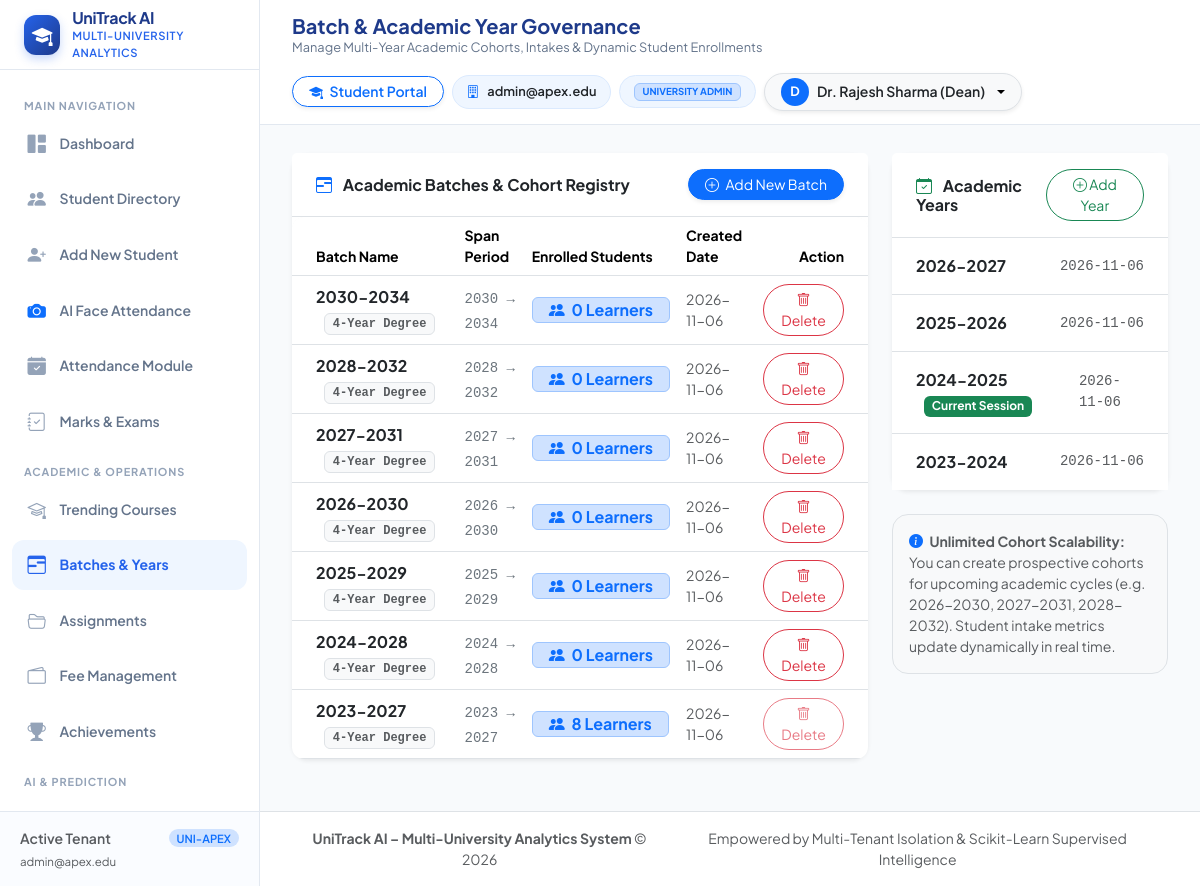
The page /batches (signed in) on the database its author committed.
### tables this page shows
CREATE TABLE batches (
            id INTEGER PRIMARY KEY AUTOINCREMENT,
            university_id TEXT NOT NULL,
            name TEXT NOT NULL, -- e.g. '2024-2028', '2025-2029', '2026-2030'
            start_year INTEGER NOT NULL,
            end_year INTEGER NOT NULL,
            created_at TIMESTAMP DEFAULT CURRENT_TIMESTAMP,
            UNIQUE(university_id, name),
            FOREIGN KEY (university_id) REFERENCES universities (id) ON DELETE CASCADE
        );

CREATE TABLE academic_years (
            id INTEGER PRIMARY KEY AUTOINCREMENT,
            university_id TEXT NOT NULL,
            name TEXT NOT NULL, -- e.g. '2024-2025', '2025-2026'
            is_current INTEGER DEFAULT 1,
            created_at TIMESTAMP DEFAULT CURRENT_TIMESTAMP,
            UNIQUE(university_id, name),
            FOREIGN KEY (university_id) REFERENCES universities (id) ON DELETE CASCADE
        );

### Student_Performance_Analytics/app.py (the view)
@app.route('/batches')
@login_required
@roles_required('university_admin', 'super_admin')
def batches_view():
    uni_id = get_current_university_id()
    batches = TenantService.get_batches(uni_id)
    academic_years = TenantService.get_academic_years(uni_id)
    return render_template('batches.html', active_page='batches', batches=batches, academic_years=academic_years)

### Student_Performance_Analytics/app.py (called while the page is built)
@app.context_processor
def inject_global_template_vars():
    return {
        'current_user': get_current_user(),
        'csrf_token': generate_csrf_token,
        'generate_csrf_token': generate_csrf_token,
        'today': datetime.date.today().strftime('%Y-%m-%d')
    }

@app.before_request
def csrf_protection_hook():
    if app.config.get('TESTING'):
        return
    exempt_paths = ['/api/status', '/api/predict']
    if request.path not in exempt_paths:
        validate_csrf()

### Student_Performance_Analytics/auth.py (called while the page is built, shortened)
def generate_csrf_token():
    if '_csrf_token' not in session:
        session['_csrf_token'] = secrets.token_hex(32)
    return session['_csrf_token']

def validate_csrf():
    if request.method in ['POST', 'PUT', 'DELETE', 'PATCH']:
        token = (
            request.headers.get('X-CSRFToken') or
            request.form.get('csrf_token') or
            (request.is_json and request.get_json(silent=True) and request.get_json(silent=True).get('csrf_token'))
        )
        expected_token = session.get('_csrf_token')
        if not expected_token or not token or token != expected_token:
            log_audit_event('CSRF_VALIDATION_FAILED', f"Path: {request.path}")
            if request.is_json:
                abort(403, description="CSRF token validation failed or missing.")
            flash("Security check failed (CSRF token missing or expired). Please try again.", "danger")
            abort(403)

def get_current_user():
    return session.get('user')

def login_required(f):
    @functools.wraps(f)
    def decorated_function(*args, **kwargs):
        if not session.get('user'):
            flash("Please log in to access this page.", "warning")
            return redirect(url_for('login_view', next=request.path))
        return f(*args, **kwargs)
    return decorated_function

def roles_required(*allowed_roles):
    def decorator(f):
        @functools.wraps(f)
        def decorated_function(*args, **kwargs):
            user = session.get('user')
            if not user:
                flash("Please log in to continue.", "warning")
                return redirect(url_for('login_view', next=request.path))
            return f(*args, **kwargs)
        return decorated_function
    return decorator

def get_current_university_id():
    user = session.get('user')
    if not user:
        return None
    return user.get('university_id')

### Student_Performance_Analytics/templates/batches.html (shortened to what this page needs)
{% extends "base.html" %}
{% block page_title %}Batch & Academic Year Governance{% endblock %}
{% block page_subtitle %}Manage Multi-Year Academic Cohorts, Intakes & Dynamic Student Enrollments{% endblock %}
{% block content %}
<div class="row g-4">
    <div class="col-lg-8">
        <div class="card border-0 shadow-sm rounded-4 mb-4">
            <div class="card-header bg-white border-bottom py-3 px-4 d-flex justify-content-between align-items-center">
                <h6 class="fw-bold mb-0 text-dark">
                    <i class="bi bi-calendar3-range text-primary me-2"></i> Academic Batches & Cohort Registry
                </h6>
                <button class="btn btn-primary btn-sm rounded-pill px-3 shadow-sm" data-bs-toggle="modal" data-bs-target="#addBatchModal">
                    <i class="bi bi-plus-circle me-1"></i> Add New Batch
                </button>
            </div>
            <div class="card-body p-0">
                <div class="table-responsive">
                    <table class="table table-hover align-middle mb-0">
                        <thead class="bg-light small text-secondary">
                            <tr>
                                <th class="ps-4">Batch Name</th>
                                <th>Span Period</th>
                                <th>Enrolled Students</th>
                                <th>Created Date</th>
                                <th class="pe-4 text-end">Action</th>
                            </tr>
                        </thead>
                        <tbody>
                            {% for b in batches %}
                            <tr>
                                <td class="ps-4">
                                    <strong class="text-dark fs-6">{{ b.name }}</strong>
                                    <span class="badge bg-light text-muted border font-monospace ms-2">4-Year Degree</span>
                                </td>
                                <td>
                                    <span class="small font-monospace text-secondary">{{ b.start_year }} &rarr; {{ b.end_year }}</span>
                                </td>
                                <td>
                                    <span class="badge bg-primary-subtle text-primary border border-primary-subtle px-3 py-1 fs-6">
                                        <i class="bi bi-people-fill me-1"></i> {{ b.enrolled_count }} Learners
                                    </span>
                                </td>
                                <td class="small text-muted">{{ b.created_at[:10] }}</td>
                                <td class="pe-4 text-end">
                                    <form method="POST" action="{{ url_for('batch_delete', batch_id=b.id) }}" onsubmit="return confirm('Are you sure you want to delete batch {{ b.name }}?');" class="d-inline">
                                        <button type="submit" class="btn btn-outline-danger btn-sm rounded-pill px-3" {% if b.enrolled_count > 0 %}title="Cannot delete non-empty batch" disabled{% endif %}>
                                            <i class="bi bi-trash"></i> Delete
                                        </button>
                                    </form>
                                </td>
                            </tr>
                            {% else %}
                            <tr><td colspan="5" class="text-center py-4 text-muted">No academic batches created yet.</td></tr>
                            {% endfor %}
                        </tbody>
                    </table>
                </div>
            </div>
        </div>
    </div>
    <div class="col-lg-4">
        <div class="card border-0 shadow-sm rounded-4 mb-4">
            <div class="card-header bg-white border-bottom py-3 px-4 d-flex justify-content-between align-items-center">
                <h6 class="fw-bold mb-0 text-dark">
                    <i class="bi bi-calendar-check text-success me-2"></i> Academic Years
                </h6>
                <button class="btn btn-outline-success btn-sm rounded-pill px-3" data-bs-toggle="modal" data-bs-target="#addAyModal">
                    <i class="bi bi-plus-circle"></i> Add Year
                </button>
            </div>
            <div class="card-body p-0">
                <div class="list-group list-group-flush">
                    {% for ay in academic_years %}
                    <div class="list-group-item px-4 py-3 d-flex justify-content-between align-items-center">
                        <div>
                            <strong class="text-dark">{{ ay.name }}</strong>
                            {% if ay.is_current %}
                                <span class="badge bg-success ms-2">Current Session</span>
                            {% endif %}
                        </div>
                        <span class="small text-muted font-monospace">{{ ay.created_at[:10] }}</span>
                    </div>
                    {% else %}
                    <div class="text-center py-4 text-muted small">No academic years listed.</div>
                    {% endfor %}
                </div>
            </div>
        </div>
        <div class="p-3 bg-light rounded-4 border small text-muted">
            <i class="bi bi-info-circle-fill text-primary me-1"></i>
            <strong>Unlimited Cohort Scalability:</strong> You can create prospective cohorts for upcoming academic cycles (e.g. 2026-2030, 2027-2031, 2028-2032). Student intake metrics update dynamically in real time.
        </div>
    </div>
</div>
{% endblock %}

### Student_Performance_Analytics/static/css/style.css (style rules this page uses)
:root { --bg-main: #FFFFFF; --bg-canvas: #F8FAFC; --primary-blue: #2563EB; --primary-blue-hover: #1D4ED8; --dark-blue: #1E3A8A; --light-blue: #EFF6FF; --light-blue-hover: #DBEAFE; --text-primary: #172554; --text-secondary: #64748B; --text-muted: #94A3B8; --border-color: #E2E8F0; --border-subtle: #F1F5F9; --card-bg: #FFFFFF; --card-shadow: 0 4px 14px 0 rgba(30, 58, 138, 0.05), 0 1px 3px 0 rgba(0, 0, 0, 0.02); --card-shadow-hover: 0 10px 25px -3px rgba(37, 99, 235, 0.12), 0 4px 6px -2px rgba(0, 0, 0, 0.04); --danger-red: #DC2626; --danger-bg: #FEF2F2; --warning-orange: #D97706; --warning-bg: #FFFBEB; --success-green: #059669; --success-bg: #ECFDF5; --accent-purple: #7C3AED; --accent-purple-bg: #F5F3FF; --sidebar-width: 260px; --topbar-height: 70px; --radius-sm: 8px; --radius-md: 12px; --radius-lg: 16px; --radius-pill: 9999px; --transition: all 0.25s cubic-bezier(0.4, 0, 0.2, 1); }
* { box-sizing: border-box; margin: 0; padding: 0; }
body { font-family: 'Plus Jakarta Sans', -apple-system, BlinkMacSystemFont, 'Segoe UI', Roboto, sans-serif; background-color: var(--bg-canvas); color: var(--text-primary); min-height: 100vh; overflow-x: hidden; line-height: 1.5; }
.card { background: var(--card-bg); border: 1px solid var(--border-color); border-radius: var(--radius-lg); box-shadow: var(--card-shadow); transition: var(--transition); }
.table-responsive { border-radius: var(--radius-md); }

### rows shown on the page
batches: name "2030-2034", start_year "2030", end_year "2034", enrolled_count "0", created_at "2026-11-06"
batches: name "2028-2032", start_year "2028", end_year "2032", enrolled_count "0", created_at "2026-11-06"
batches: name "2027-2031", start_year "2027", end_year "2031", enrolled_count "0", created_at "2026-11-06"
batches: name "2026-2030", start_year "2026", end_year "2030", enrolled_count "0", created_at "2026-11-06"
batches: name "2025-2029", start_year "2025", end_year "2029", enrolled_count "0", created_at "2026-11-06"
batches: name "2024-2028", start_year "2024", end_year "2028", enrolled_count "0", created_at "2026-11-06"
batches: name "2023-2027", start_year "2023", end_year "2027", enrolled_count "8", created_at "2026-11-06"
academic_years: name "2026-2027", created_at "2026-11-06"
academic_years: name "2025-2026", created_at "2026-11-06"
academic_years: name "2024-2025", is_current "Current Session", created_at "2026-11-06"
academic_years: name "2023-2024", created_at "2026-11-06"

### other values the page prints
{{ current_user.university_name if current_user else 'UniTrack Global' }} "admin@apex.edu"
{{ current_user.university_name }} "admin@apex.edu"
{{ current_user.role.replace('_', ' ') }} "UNIVERSITY ADMIN"
{{ current_user.full_name[:1] }} "D"
{{ current_user.full_name }} "Dr. Rajesh Sharma (Dean)"
